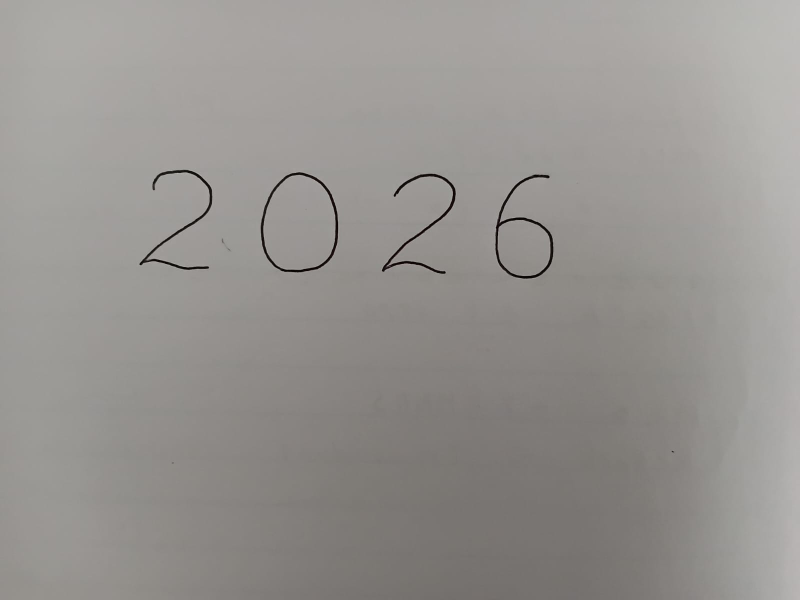
#> input picture segmentation/test/test_number.jpeg, 1600 x 1200 px (shown at 1/2 size)
$ python segmentation_test.py
#> lines starting #> are read from the running program, lines starting #| are printed output that depends on the picture; after the words box and inside, x2 and y2 are one past the last pixel; in counts of white or black regions, pixels touching at a corner belong together
import os
import cv2
import matplotlib.pyplot as plt
import numpy as np


def segment_handwritten_digits(image_path="test_number.jpeg"):
#> called with image_path = 'test_number.jpeg'
    if not os.path.exists(image_path):
        print(f"Error: Cannot find '{image_path}'")
        return

    # 1. Load image
    img = cv2.imread(image_path)
#> img is the input picture: shape (1200, 1600, 3); mean B, G, R 144.2, 147.5, 150.5
    h_img, w_img = img.shape[:2]
#> h_img = 1200; w_img = 1600

    # 2. Preprocess: Grayscale + Gaussian Blur
    gray = cv2.cvtColor(img, cv2.COLOR_BGR2GRAY)
    blurred = cv2.GaussianBlur(gray, (5, 5), 0)

    # 3. Adaptive Thresholding (White ink on Black background)
    # Automatically handles shadows and uneven light across the page
    thresh = cv2.adaptiveThreshold(
        blurred,
        255,
        cv2.ADAPTIVE_THRESH_GAUSSIAN_C,
        cv2.THRESH_BINARY_INV,
        21,  # Block size
        10,  # Constant subtracted from mean
    )
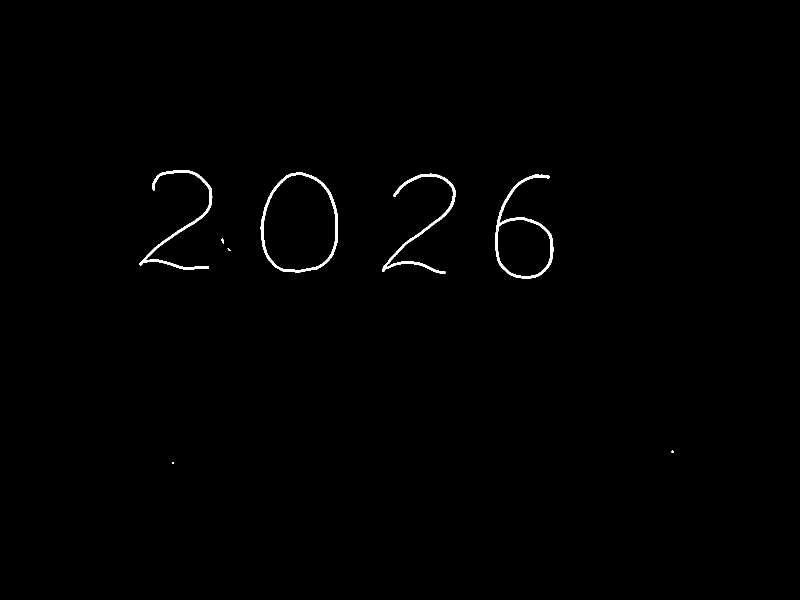
#> thresh: shape (1200, 1600) (shown at 1/2 size); 0.55% white; 8 white regions (2 under 20 px), largest, box (x1, y1, x2, y2) and area: (521, 345, 676, 545) 2792, (991, 349, 1107, 557) 2684, (764, 347, 911, 548) 2503, (279, 340, 425, 540) 2483, (443, 477, 448, 487) 32, (1343, 901, 1348, 906) 20

    # Optional: Light morphological closing to solidify pen strokes
    kernel = cv2.getStructuringElement(cv2.MORPH_RECT, (3, 3))
    thresh = cv2.morphologyEx(thresh, cv2.MORPH_CLOSE, kernel)
#> thresh: shape (1200, 1600); 0.55% white; 8 white regions (2 under 20 px)

    # 4. Find External Contours
    contours, _ = cv2.findContours(
        thresh, cv2.RETR_EXTERNAL, cv2.CHAIN_APPROX_SIMPLE
    )
#> contours = 8 contours, 3 with area under 20; largest, box (x1, y1, x2, y2) and area: (521, 345, 676, 545) 24678, (991, 349, 1107, 557) 12211, (764, 347, 911, 548) 2070, (279, 340, 425, 540) 2036, (443, 477, 448, 487) 21

    # 5. Filter out noise specks AND the entire page border
    valid_boxes = []
    total_area = h_img * w_img
#> total_area = 1920000

    for cnt in contours:
        x, y, w, h = cv2.boundingRect(cnt)
        box_area = w * h

        # Reject tiny dots (noise) and giant boxes (>60% of the entire photo)
        if 200 < box_area < (total_area * 0.6) and h > 20:
            valid_boxes.append((x, y, w, h))
#> this loop made 8 passes
#> (x, y, w, h, box_area) on passes 2 to 8: (1343, 901, 5, 5, 25), (455, 497, 6, 5, 30), (443, 477, 5, 10, 50), (991, 349, 116, 208, 24128), (764, 347, 147, 201, 29547), (521, 345, 155, 200, 31000), (279, 340, 146, 200, 29200)
#> after the loop, valid_boxes = [(991, 349, 116, 208), (764, 347, 147, 201), (521, 345, 155, 200), (279, 340, 146, 200)]

    # 6. Sort from Left to Right
    valid_boxes = sorted(valid_boxes, key=lambda b: b[0])
#> valid_boxes = [(279, 340, 146, 200), (521, 345, 155, 200), (764, 347, 147, 201), (991, 349, 116, 208)]
    print(f"Detected {len(valid_boxes)} valid digit(s).")
#| Detected 4 valid digit(s).

    os.makedirs("cropped_digits", exist_ok=True)
    output_vis = img.copy()

    # 7. Crop, Pad to Square, and Save
    for i, (x, y, w, h) in enumerate(valid_boxes):
        cv2.rectangle(output_vis, (x, y), (x + w, y + h), (0, 255, 0), 2)
        cv2.putText(
            output_vis,
            str(i + 1),
            (x, y - 8),
            cv2.FONT_HERSHEY_SIMPLEX,
            0.7,
            (0, 0, 255),
            2,
        )

        # Crop isolated character
        digit_crop = thresh[y : y + h, x : x + w]

        # Pad into a square box (preserves aspect ratio for MNIST)
        size = max(w, h) + 20
        square_crop = np.zeros((size, size), dtype=np.uint8)
        x_offset = (size - w) // 2
        y_offset = (size - h) // 2
        square_crop[
            y_offset : y_offset + h, x_offset : x_offset + w
        ] = digit_crop

        # Resize to standard 28x28
        digit_28x28 = cv2.resize(
            square_crop, (28, 28), interpolation=cv2.INTER_AREA
        )

        crop_path = f"cropped_digits/digit_{i+1}.png"
        cv2.imwrite(crop_path, digit_28x28)
        print(f"Saved: {crop_path}")
#> this loop made 4 passes
#> (x, y, w, h, size, x_offset, crop_path) on passes 1 to 4: (279, 340, 146, 200, 220, 37, 'cropped_digits/digit_1.png'), (521, 345, 155, 200, 220, 32, 'cropped_digits/digit_2.png'), (764, 347, 147, 201, 221, 37, 'cropped_digits/digit_3.png'), (991, 349, 116, 208, 228, 56, 'cropped_digits/digit_4.png')
#| Saved: cropped_digits/digit_1.png
#| Saved: cropped_digits/digit_2.png
#| Saved: cropped_digits/digit_3.png
#| Saved: cropped_digits/digit_4.png
#> pass 1, in segment_handwritten_digits, `digit_crop = thresh[y : y + h, x : x + w]`:
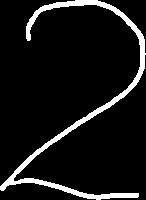
#> digit_crop: shape (200, 146); 8.5% white; 1 white region, box (x1, y1, x2, y2) and area: (0, 0, 146, 200) 2485
#> pass 1, in segment_handwritten_digits, `digit_28x28 = cv2.resize( square_crop, (28, 28), interpolation=cv2.INT..`:
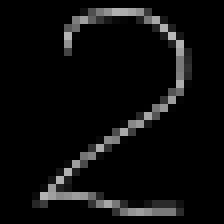
#> digit_28x28: shape (28, 28) (shown 8 times larger); min 0, max 185, mean 13.1
#> pass 2, in segment_handwritten_digits, `digit_crop = thresh[y : y + h, x : x + w]`:
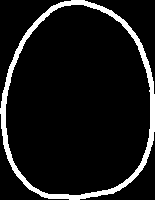
#> digit_crop: shape (200, 155); 9% white; 1 white region, box (x1, y1, x2, y2) and area: (0, 0, 155, 200) 2792
#> after the loop:
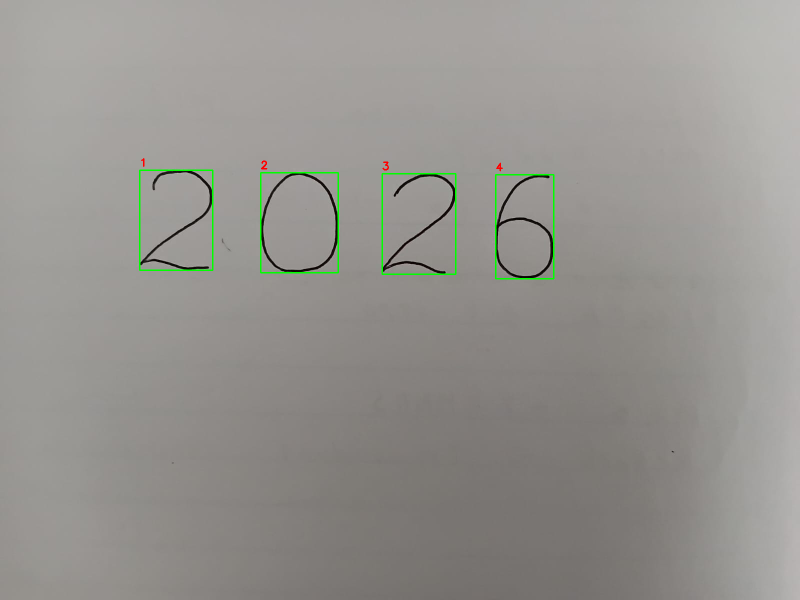
#> output_vis: shape (1200, 1600, 3) (shown at 1/2 size); 0.45% of pixels changed, all inside (x1, y1, x2, y2) = (278, 316, 1109, 559)
#> after the loop:
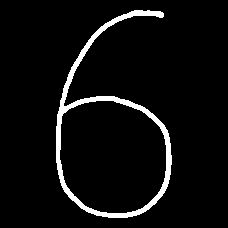
#> square_crop: shape (228, 228); 5.2% white; 1 white region, box (x1, y1, x2, y2) and area: (56, 10, 172, 218) 2686

    # 8. Visual Verification Plot
    plt.figure(figsize=(10, 4))
    plt.subplot(1, 2, 1)
    plt.title(f"Segmented Digits Found: {len(valid_boxes)}")
    plt.imshow(cv2.cvtColor(output_vis, cv2.COLOR_BGR2RGB))
    plt.axis("off")

    plt.subplot(1, 2, 2)
    plt.title("Thresholded Mask (White on Black)")
    plt.imshow(thresh, cmap="gray")
    plt.axis("off")

    plt.tight_layout()
    plt.savefig("segmentation_output.png")
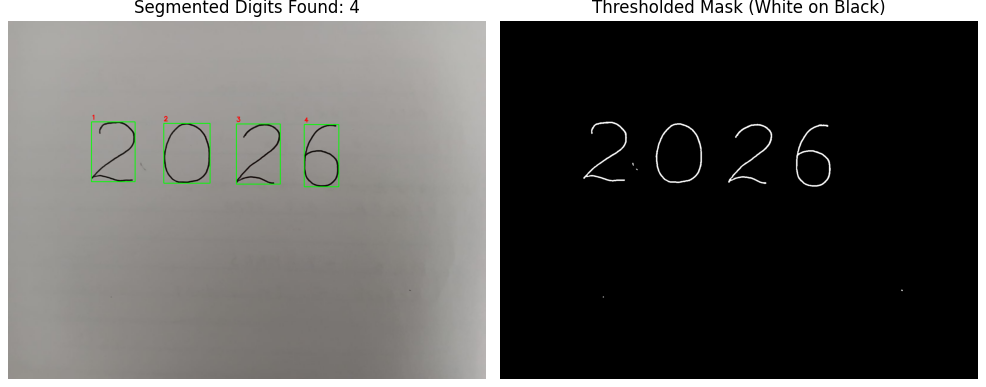
#> figure drawn by matplotlib, 2 panels
    plt.show()


if __name__ == "__main__":
    segment_handwritten_digits("test_number.jpeg")
